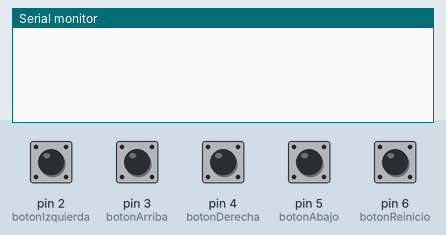
Simulated run of this sketch. Board: Arduino Uno, built with avr-gcc and run on an emulated ATmega328P. Parts: the last lines printed to the serial monitor. The test bench sets the inputs (shaded band); at power-on: pin 2 (botonIzquierda), pin 3 (botonArriba), pin 4 (botonDerecha), pin 5 (botonAbajo), pin 6 (botonReinicio) HIGH.

Above: at 1.2 s.
1.3 s: pin 2 (botonIzquierda) pulled LOW for 0.15 s
At 1.8 s:
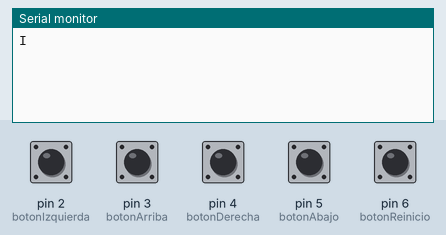
2.9 s: pin 3 (botonArriba) pulled LOW for 0.15 s
At 4.0 s:
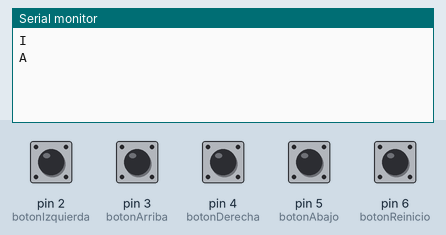
4.5 s: pin 4 (botonDerecha) pulled LOW for 0.15 s
At 5.0 s:
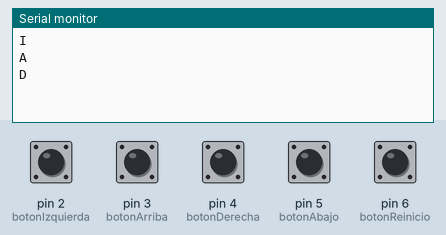
6.1 s: pin 5 (botonAbajo) pulled LOW for 0.15 s
At 7.0 s:
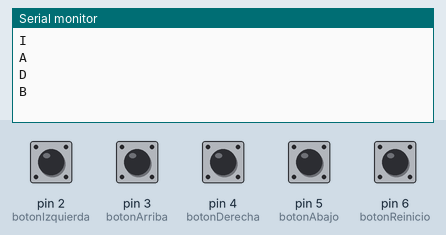
7.7 s: pin 6 (botonReinicio) pulled LOW for 0.15 s
At 9.2 s:
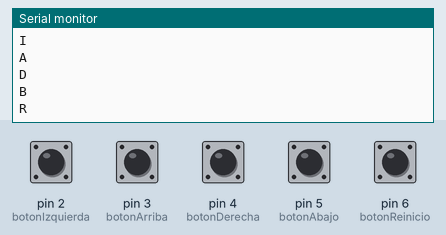

Measured:
- after the input at 1.3 s, the serial monitor: prints a new line at once (image 1)
- after the input at 2.9 s, the serial monitor: prints a new line at once (image 2)
- after the input at 4.5 s, the serial monitor: prints a new line at once (image 3)
- after the input at 6.1 s, the serial monitor: prints a new line at once (image 4)
- after the input at 7.7 s, the serial monitor: prints a new line at once (image 5)

The sketch:

Grupo9_Laboratorio3.ino
```cpp
/*
  LABORATORIO 3: JUEGO EN PROCESSING
  NOMBRES: FARINANGO RAFAEL, RUIZ GALO
  JUEGO: SNAKE
*/

int led = 7;

int botonArriba = 3;
int botonAbajo = 5;
int botonIzquierda = 2;
int botonDerecha = 4;
int botonReinicio = 6;

boolean bandera1 = false;
boolean bandera2 = false;
boolean bandera3 = false;
boolean bandera4 = false;
boolean bandera5 = false;

void setup() {
  Serial.begin(9600);

  pinMode(botonArriba, INPUT);
  pinMode(botonAbajo, INPUT);
  pinMode(botonIzquierda, INPUT);
  pinMode(botonDerecha, INPUT);
  pinMode(botonReinicio, INPUT);
}

void loop() {
  if (digitalRead(botonArriba) == 0 && bandera1 == false) {
    Serial.println('A');
    bandera1 = true;
  }
  else if (digitalRead(botonArriba) == 1 && bandera1 == true) {
    //Serial.println('a');
    bandera1 = false;
  }
  delay(5);


  if (digitalRead(botonAbajo) == 0 && bandera2 == false) {
    Serial.println('B');
    bandera2 = true;
  }
  else if (digitalRead(botonAbajo) == 1 && bandera2 == true) {
    //Serial.println('b');
    bandera2 = false;
  }
  delay(5);


  if (digitalRead(botonIzquierda) == 0 && bandera3 == false) {
    Serial.println('I');
    bandera3 = true;
  }
  else if (digitalRead(botonIzquierda) == 1 && bandera3 == true) {
    //Serial.println('i');
    bandera3 = false;
  }
  delay(5);


  if (digitalRead(botonDerecha) == 0 && bandera4 == false) {
    Serial.println('D');
    bandera4 = true;
  }
  else if (digitalRead(botonDerecha) == 1 && bandera4 == true) {
    //Serial.println('d');
    bandera4 = false;
  }
  delay(5);


  if (digitalRead(botonReinicio) == 0 && bandera5 == false) {
    Serial.println('R');
    bandera5 = true;
  }
  else if (digitalRead(botonReinicio) == 1 && bandera5 == true) {
    //Serial.println('r');
    bandera5 = false;
  }
  delay(5);


}
```
